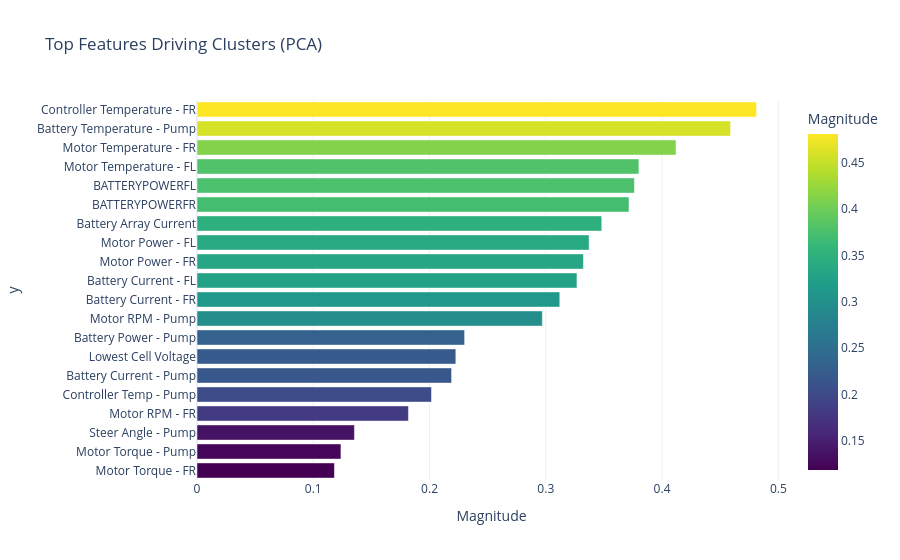

Notebook code for this chart:
### Markdown cell above
**PREPARE VISUALIZATION DATA**

### Code cell
# PCA Projection
pca = PCA(n_components=2)
components = pca.fit_transform(X_scaled) # Fit PCA on the scaled data and transform it into the new 2D coordinates.

# Create a DataFrame for visualization to hold all necessary plotting data.
df_vis = pd.DataFrame(data=components, columns=['PC1', 'PC2'])

# Add the original class labels (decoded from numbers back to error names).
df_vis['Ground_Truth'] = le.inverse_transform(y_encoded)

# Add the predicted cluster labels from all three unsupervised models.
df_vis['KMeans_Label'] = kmeans_labels
df_vis['Agglo_Label'] = agglo_labels
df_vis['GMM_Label'] = gmm_labels

# Dynamic Feature Selection via PCA Loadings
# Identify which features drive the separation in PC1/PC2 space
loadings = pd.DataFrame(pca.components_.T, columns=['PC1', 'PC2'], index=X_reduced.columns)
loadings['Magnitude'] = np.sqrt(loadings['PC1']**2 + loadings['PC2']**2)
features_to_plot = loadings.nlargest(5, 'Magnitude').index.tolist()

# Add these features to df_vis for the Parallel Coordinates plot
for col in features_to_plot:
    df_vis[col] = X_reduced[col].values

# Extract feature importance scores from the trained Random Forest model.
importances = rf.feature_importances_
# Create a sorted DataFrame to rank features by their predictive power.
feature_importance_df = pd.DataFrame({'Feature': X_reduced.columns, 'Importance': importances}).sort_values(by='Importance', ascending=False)

# Select the top 5 most critical features for the User Input form in the dashboard.
top_5_features = feature_importance_df.head(5)['Feature'].tolist()

# Calculate the mean of every feature to use as default values for missing inputs.
feature_means = X_reduced.mean()

# Create a horizontal bar chart showing the top 20 features driving the PCA spread.
fig_pca_imp = px.bar(
    loadings.nlargest(20, 'Magnitude'), 
    x='Magnitude', 
    y=loadings.nlargest(20, 'Magnitude').index, 
    orientation='h', 
    title="Top Features Driving Clusters (PCA)",
    template='plotly_white', 
    color='Magnitude', 
    color_continuous_scale='Viridis'
)
# Ensure the most important feature is at the top of the chart.
fig_pca_imp.update_layout(yaxis={'categoryorder':'total ascending'})

### Figure 1 — Plotly figure (JSON) as saved in the notebook; plotly's stock layout.template omitted (floating-point values rounded to 4 significant figures)
{"data": [{"hovertemplate": "Magnitude=%{marker.color}<br>y=%{y}<extra></extra>", "legendgroup": "", "marker": {"color": [0.4813, 0.4589, 0.412, 0.3801, 0.3762, 0.3716, 0.3481, 0.3372, 0.3323, 0.3268, 0.312, 0.297, 0.2302, 0.2226, 0.219, 0.2017, 0.1818, 0.1354, 0.1238, 0.1182], "coloraxis": "coloraxis", "pattern": {"shape": ""}}, "name": "", "orientation": "h", "showlegend": false, "textposition": "auto", "type": "bar", "x": [0.4813, 0.4589, 0.412, 0.3801, 0.3762, 0.3716, 0.3481, 0.3372, 0.3323, 0.3268, 0.312, 0.297, 0.2302, 0.2226, 0.219, 0.2017, 0.1818, 0.1354, 0.1238, 0.1182], "xaxis": "x", "y": ["Controller Temperature - FR", "Battery Temperature - Pump", "Motor Temperature - FR", "Motor Temperature - FL", "BATTERYPOWERFL", "BATTERYPOWERFR", "Battery Array Current", "Motor Power - FL", "Motor Power - FR", "Battery Current - FL", "Battery Current - FR", "Motor RPM - Pump", "Battery Power - Pump", "Lowest Cell Voltage", "Battery Current - Pump", "Controller Temp - Pump", "Motor RPM - FR", "Steer Angle - Pump", "Motor Torque - Pump", "Motor Torque - FR"], "yaxis": "y"}], "layout": {"barmode": "relative", "coloraxis": {"colorbar": {"title": {"text": "Magnitude"}}, "colorscale": [[0, "#440154"], [0.1111, "#482878"], [0.2222, "#3e4989"], [0.3333, "#31688e"], [0.4444, "#26828e"], [0.5556, "#1f9e89"], [0.6667, "#35b779"], [0.7778, "#6ece58"], [0.8889, "#b5de2b"], [1, "#fde725"]]}, "legend": {"tracegroupgap": 0}, "title": {"text": "Top Features Driving Clusters (PCA)"}, "xaxis": {"anchor": "y", "domain": [0, 1], "title": {"text": "Magnitude"}}, "yaxis": {"anchor": "x", "categoryorder": "total ascending", "domain": [0, 1], "title": {"text": "y"}}}}
